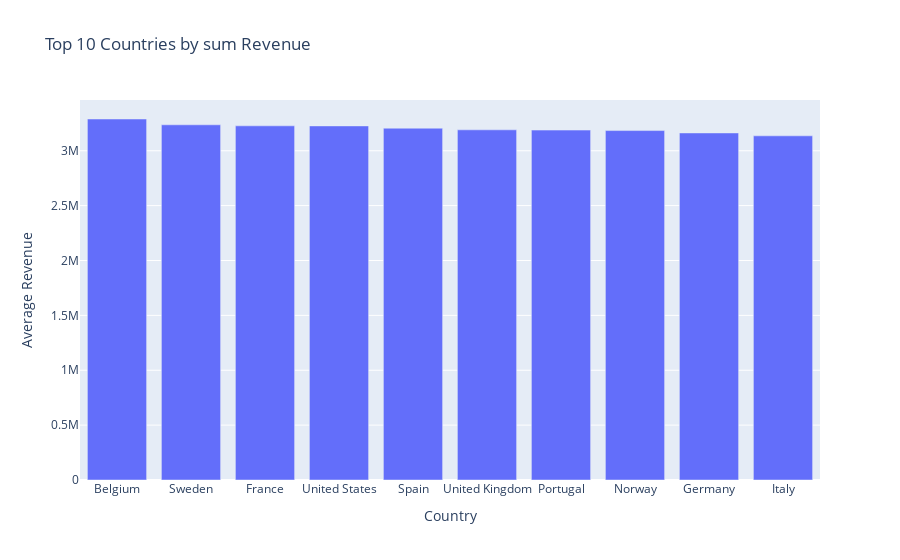

The notebook cell this image was saved under:
### Code cell
# customer analysis: Top 10 customers by revenue
# Average revenue per country
country_spending = cleaned_data.groupby('Country')['Revenue'].sum().sort_values(ascending=False).reset_index()
country_spending
fig3=px.bar(country_spending.head(10), x='Country', y='Revenue', title='Top 10 Countries by sum Revenue', labels={'Country':'Country', 'Revenue':'Average Revenue'})
fig3

### Figure 1 — Plotly figure (JSON) as saved in the notebook; plotly's stock layout.template omitted (floating-point values rounded to 4 significant figures)
{"data": [{"hovertemplate": "Country=%{x}<br>Average Revenue=%{y}<extra></extra>", "legendgroup": "", "marker": {"color": "#636efa", "pattern": {"shape": ""}}, "name": "", "orientation": "v", "showlegend": false, "textposition": "auto", "type": "bar", "x": ["Belgium", "Sweden", "France", "United States", "Spain", "United Kingdom", "Portugal", "Norway", "Germany", "Italy"], "xaxis": "x", "y": [3289000.0, 3236000.0, 3227000.0, 3226000.0, 3206000.0, 3191000.0, 3188000.0, 3184000.0, 3162000.0, 3136000.0], "yaxis": "y"}], "layout": {"barmode": "relative", "legend": {"tracegroupgap": 0}, "title": {"text": "Top 10 Countries by sum Revenue"}, "xaxis": {"anchor": "y", "domain": [0, 1], "title": {"text": "Country"}}, "yaxis": {"anchor": "x", "domain": [0, 1], "title": {"text": "Average Revenue"}}}}
